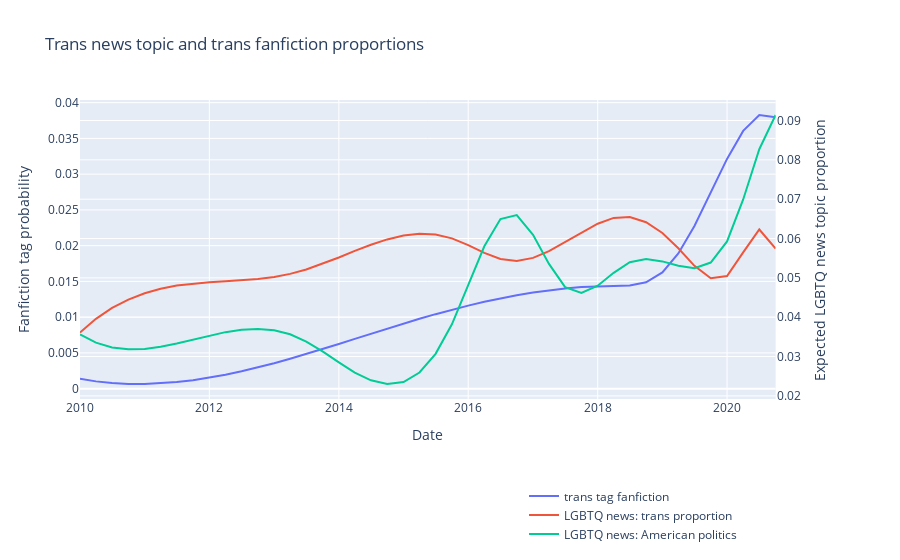

The notebook cell this image was saved under:
### Markdown cell above
## Plot datasets combined

### Code cell
# Plot topics (2 y axes)
import plotly.graph_objects as go
from plotly.subplots import make_subplots

# Create figure with secondary y-axis
fig = make_subplots(specs=[[{"secondary_y": True}]])

# Fanfic tags
fig.add_trace(
    go.Scatter(x=merged.index, y=merged.proportion_trans, name='trans tag fanfiction'),
#     go.Scatter(x=merged.index, y=merged['proportion_Other_lo_lgbtq'], name='fanfiction document proportion'),
    secondary_y=False
)
# fig.add_trace(
#     go.Scatter(x=merged.index, y=merged['proportion_hurt/comfort'], name='hurt/comfort fanfiction'),
#     secondary_y=False
# )

# LGBTQ news topics
fig.add_trace(
    go.Scatter(x=merged.index, y=merged['trans/queer_gender_issues'], name='LGBTQ news: trans proportion'),
    secondary_y=True
)
fig.add_trace(
#     go.Scatter(x=merged.index, y=merged['british/irish_politics'], name='LGBTQ news proportion'),
    go.Scatter(x=merged.index, y=merged['american_politics'], name='LGBTQ news: American politics'),
    secondary_y=True
)
# Add figure title
fig.update_layout(
    title_text="Trans news topic and trans fanfiction proportions",
    legend=dict(yanchor="bottom", y=-0.5, xanchor='left', x=0.6)
)

# Set x-axis title
fig.update_xaxes(title_text="Date")

# Set x-axis title
fig.update_yaxes(title_text="Fanfiction tag probability", secondary_y=False)
fig.update_yaxes(title_text="Expected LGBTQ news topic proportion", secondary_y=True)

fig.show()

# Save out
fig.write_image('/projects/fanfiction_lgbtq/output/plots/trans_news_tags.pdf')
